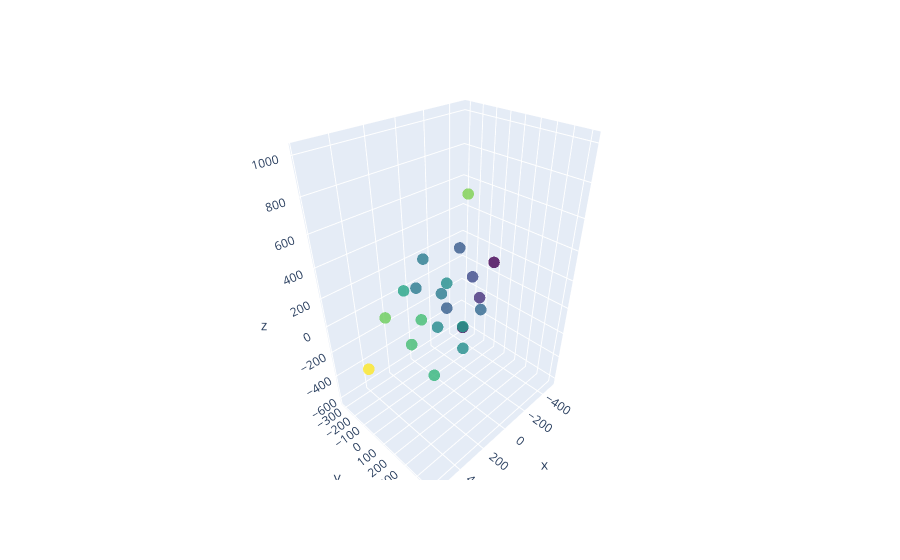

Write notebook code for a chart like this one.
### Code cell
import plotly.graph_objects as go
import numpy as np

# Helix equation
# t = np.linspace(0, 10, 50)
# x, y, z = np.cos(t), np.sin(t), t
x = X_embedded[:,0]
y = X_embedded[:,1]
z = X_embedded[:,2]
fig = go.Figure(data=[go.Scatter3d(x=x, y=y, z=z,
                                   mode='markers',
                                   marker=dict(size=4,
                                               color=x,                # set color to an array/list of desired values
                                               colorscale='Viridis',   # choose a colorscale
                                               opacity=0.8))])
fig.show()

### Figure 1 — Plotly figure (JSON) as saved in the notebook; plotly's stock layout.template omitted (floating-point values rounded to 4 significant figures)
{"data": [{"marker": {"color": [572.1, -139.7, 327.1, -51.99, 129.2, -54.73, 17.88, -479.9, -495.8, -194.6, 246.3, 87.56, 241.4, 27.64, -256.9, -176.3, 28.84, 206.5, -348.8, 359.5, -58.1], "colorscale": [[0, "#440154"], [0.1111, "#482878"], [0.2222, "#3e4989"], [0.3333, "#31688e"], [0.4444, "#26828e"], [0.5556, "#1f9e89"], [0.6667, "#35b779"], [0.7778, "#6ece58"], [0.8889, "#b5de2b"], [1, "#fde725"]], "opacity": 0.8, "size": 4}, "mode": "markers", "type": "scatter3d", "x": [572.1, -139.7, 327.1, -51.99, 129.2, -54.73, 17.88, -479.9, -495.8, -194.6, 246.3, 87.56, 241.4, 27.64, -256.9, -176.3, 28.84, 206.5, -348.8, 359.5, -58.1], "y": [1.23, 181.6, -146.1, -227.6, -209.3, -69.34, -32.51, -280.5, -23.95, -51.9, -17.77, 248.5, 76.08, 197.6, 2.84, -146.8, 62.41, 131.6, -10.27, 515.7, -315.5], "z": [-116.4, 7.211, 21.78, 223.1, 83.52, 40.94, -163.2, -606.6, 94.06, 315.9, -155.5, 47.96, 85.64, -187.4, 104.6, -179.8, 222.8, -334.5, -111.5, 1004.0, -41.38]}], "layout": {}}
